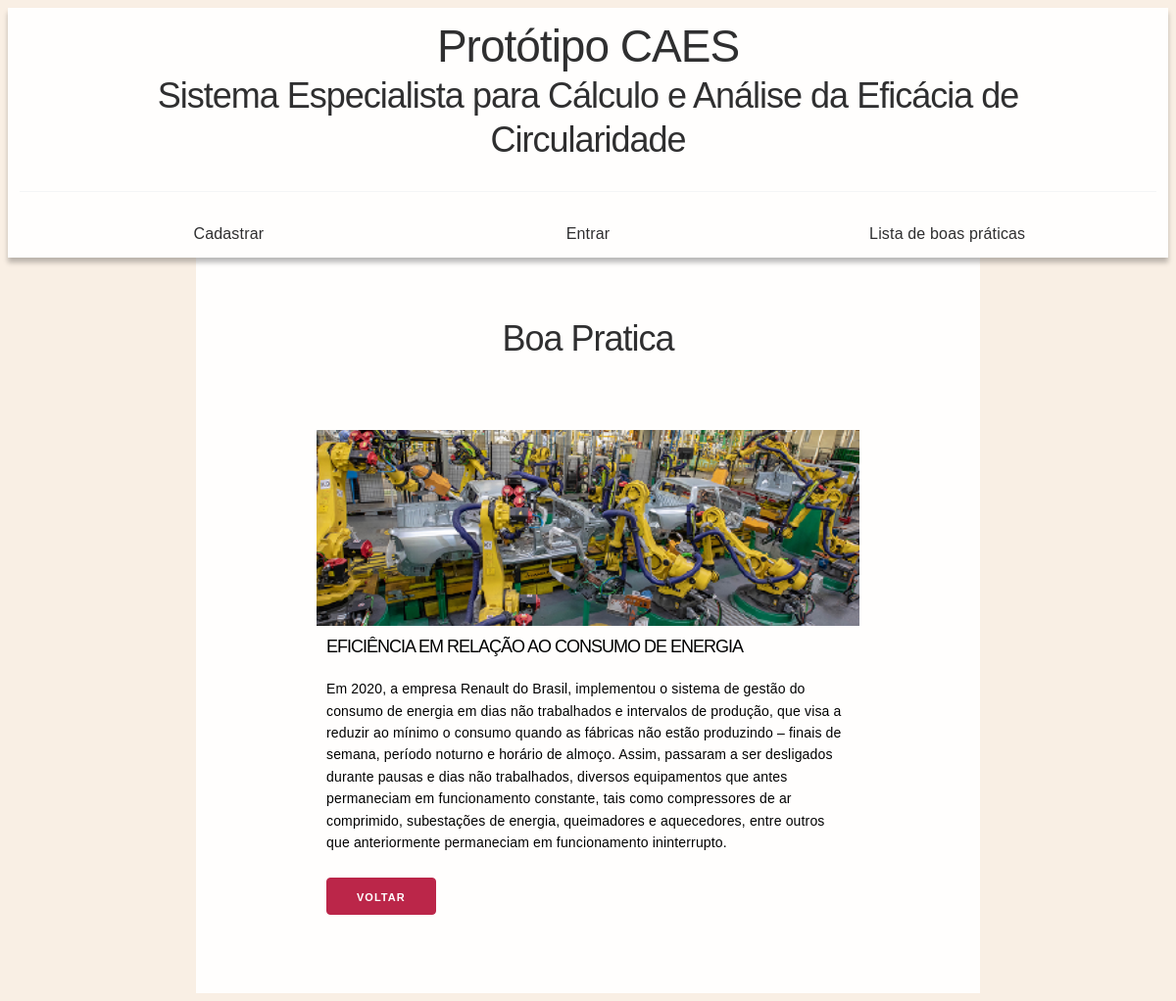
/boaspraticasdetalhada/3/, run on the app's committed database.
### wb/models.py (models this page shows, shortened)
class BoasPraticas(models.Model):
    questao = models.ForeignKey(Questionario, on_delete=models.CASCADE,blank=True,null=True,default=None)
    titulo = models.CharField(max_length=200)
    descricao = models.TextField()
    imagem = models.ImageField(upload_to ='uploads/',blank=True,null=True,default=None)
    empresa = models.CharField(max_length=200,blank=True,null=True,default=None)
    segmento = models.ForeignKey(Segmento, on_delete=models.CASCADE,blank=True,null=True,default=None)
    estrategiacircular = models.ForeignKey(EstrategiaCircular, on_delete=models.CASCADE,blank=True,null=True,default=None)
    boapratica = models.CharField(max_length=400,blank=True,null=True,default=None)
    fonte = models.CharField(max_length=200,blank=True,null=True,default=None)
    acesso = models.CharField(max_length=400,blank=True,null=True,default=None)
    class Meta:
        verbose_name = 'BoasPraticas'
        verbose_name_plural = 'Boas Praticas'

### wb/views.py (the view)
# urls.py: path('boaspraticasdetalhada/<int:pk>/', views.boaspraticasdetalhada, name='boaspraticasdetalhada'),
def boaspraticasdetalhada(request, pk):
  boapratica = get_object_or_404(BoasPraticas, id=pk)
  try:
    empresa = Empresa.objects.filter(usuario=request.user).last()
  except TypeError:
  	empresa = None
  return render (request, 'wb/boapraticadetalhada.html', {'boapratica': boapratica,'empresa':empresa})

### wb/templates/wb/boapraticadetalhada.html (shortened to what this page needs)
{% extends 'wb/index.html' %}
{% block content %}
<h2> Boa Pratica </h2>
<br><br>
<div class="container">
<div class="card">
  <div class="image">
    <img src="{{ boapratica.imagem.url }}">
  </div>
  <div class="content">
    <h3 class="title">{{ boapratica.titulo }}</h3>
    <p class="description">{{ boapratica.descricao }}</p>
    <a href="{% url 'respostas' %}"><button>Voltar</button></a>
  </div>
</div>
</div>
{% endblock %}

### wb/static/wb/css.css (style rules this page uses)
*,*:after,*:before { box-sizing:inherit }
html { box-sizing:border-box;font-size:62.5% }
body { color:#606c76;font-family:'Roboto', 'Helvetica Neue', 'Helvetica', 'Arial', sans-serif;font-size:1.6em;font-weight:300;letter-spacing:.01em;line-height:1.6 }
.button,button,input[type='button'],input[type='reset'],input[type='submit'] { background-color:#bb2649;border:0.1rem solid #bb2649;border-radius:.4rem;color:#fff;cursor:pointer;display:inline-block;font-size:1.1rem;font-weight:700;height:3.8rem;letter-spacing:.1rem;line-height:3.8rem;padding:0 3.0rem;text-align:center;text-decoration:none;text-transform:uppercase;white-space:nowrap }
.container { margin:0 auto;max-width:112.0rem;padding:0 2.0rem;position:relative;width:100% }
a { color:#bb2649;text-decoration:none }
.button,button,dd,dt,li { margin-bottom:1.0rem }
blockquote,dl,figure,form,ol,p,pre,table,ul { margin-bottom:2.5rem }
p { margin-top:0 }
h1,h2,h3,h4,h5,h6 { font-weight:300;letter-spacing:-.1rem;margin-bottom:2.0rem;margin-top:0 }
h2 { font-size:3.6rem;line-height:1.25 }
h3 { font-size:2.8rem;line-height:1.3 }
img { max-width:100% }

### wb/templates/wb/boapraticadetalhada.html (style rules this page uses)
.image { width: 100%; height: 200px; background-color: #555; overflow: hidden; position: relative; }
.image img { width: 100%; height: 100%; object-fit: cover; transition: 0.3s; }
.content { padding: 10px; }
.title { color: black; font-size: 18px; }
.description { color: black; font-size: 14px; }

### data on the page
BoasPraticas: imagem (picture), titulo "EFICIÊNCIA EM RELAÇÃO AO CONSUMO DE ENERGIA", descricao "Em 2020, a empresa Renault do Brasil, implementou o sistema de gestão do consumo de energia em dias não trabalhados e intervalos de produção, que visa a reduzir ao mínimo o consumo quando as fábricas não estão produzindo – finais de semana, período noturno e horário de almoço. Assim, passaram a ser desligados durante pausas e dias não trabalhados, diversos equipamentos que antes permaneciam em funcionamento constante, tais como compressores de ar comprimido, subestações de energia, queimadores e aquecedores, entre outros que anteriormente permaneciam em funcionamento ininterrupto."
